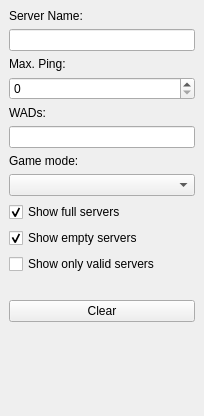
<?xml version="1.0" encoding="UTF-8"?>
<ui version="4.0">
 <class>ServerFilterDock</class>
 <widget class="QDockWidget" name="ServerFilterDock">
  <property name="geometry">
   <rect>
    <x>0</x>
    <y>0</y>
    <width>204</width>
    <height>416</height>
   </rect>
  </property>
  <property name="sizePolicy">
   <sizepolicy hsizetype="Maximum" vsizetype="Maximum">
    <horstretch>0</horstretch>
    <verstretch>0</verstretch>
   </sizepolicy>
  </property>
  <property name="windowTitle">
   <string>Server Filter</string>
  </property>
  <widget class="QWidget" name="dockWidgetContents">
   <layout class="QVBoxLayout" name="verticalLayout_2">
    <item>
     <layout class="QVBoxLayout" name="verticalLayout">
      <item>
       <widget class="QLabel" name="label">
        <property name="text">
         <string>Server Name:</string>
        </property>
       </widget>
      </item>
      <item>
       <widget class="QLineEdit" name="leServerName">
        <property name="minimumSize">
         <size>
          <width>150</width>
          <height>0</height>
         </size>
        </property>
       </widget>
      </item>
      <item>
       <widget class="QLabel" name="label_2">
        <property name="text">
         <string>Max. Ping:</string>
        </property>
       </widget>
      </item>
      <item>
       <widget class="QSpinBox" name="spinMaxPing">
        <property name="toolTip">
         <string>Set '0' to disable.</string>
        </property>
        <property name="correctionMode">
         <enum>QAbstractSpinBox::CorrectToNearestValue</enum>
        </property>
        <property name="maximum">
         <number>9999</number>
        </property>
        <property name="singleStep">
         <number>10</number>
        </property>
       </widget>
      </item>
      <item>
       <widget class="QLabel" name="label_3">
        <property name="text">
         <string>WADs:</string>
        </property>
       </widget>
      </item>
      <item>
       <widget class="QLineEdit" name="leWads">
        <property name="toolTip">
         <string>Use ',' (a comma) to separate multiple wads.</string>
        </property>
       </widget>
      </item>
      <item>
       <widget class="QLabel" name="label_4">
        <property name="text">
         <string>Game mode:</string>
        </property>
       </widget>
      </item>
      <item>
       <widget class="MultiComboBox" name="cboGameMode"/>
      </item>
      <item>
       <widget class="QCheckBox" name="cbShowFull">
        <property name="text">
         <string>Show full servers</string>
        </property>
        <property name="checked">
         <bool>true</bool>
        </property>
       </widget>
      </item>
      <item>
       <widget class="QCheckBox" name="cbShowEmpty">
        <property name="text">
         <string>Show empty servers</string>
        </property>
        <property name="checked">
         <bool>true</bool>
        </property>
       </widget>
      </item>
      <item>
       <widget class="QCheckBox" name="cbShowOnlyValid">
        <property name="text">
         <string>Show only valid servers</string>
        </property>
       </widget>
      </item>
      <item>
       <spacer name="horizontalSpacer">
        <property name="orientation">
         <enum>Qt::Horizontal</enum>
        </property>
        <property name="sizeHint" stdset="0">
         <size>
          <width>40</width>
          <height>20</height>
         </size>
        </property>
       </spacer>
      </item>
      <item>
       <widget class="QPushButton" name="btnClear">
        <property name="text">
         <string>Clear</string>
        </property>
       </widget>
      </item>
     </layout>
    </item>
    <item>
     <spacer name="verticalSpacer">
      <property name="orientation">
       <enum>Qt::Vertical</enum>
      </property>
      <property name="sizeHint" stdset="0">
       <size>
        <width>20</width>
        <height>40</height>
       </size>
      </property>
     </spacer>
    </item>
   </layout>
  </widget>
 </widget>
 <customwidgets>
  <customwidget>
   <class>MultiComboBox</class>
   <extends>QComboBox</extends>
   <header>gui/widgets/multicombobox.h</header>
  </customwidget>
 </customwidgets>
 <resources/>
 <connections/>
</ui>
